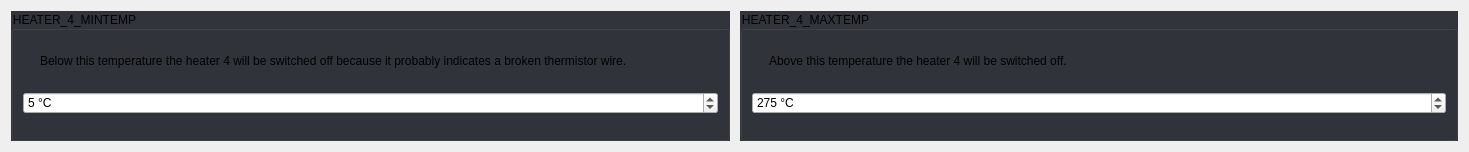
         <widget class="QWidget" name="scrollAreaWidgetContents_19">
          <property name="geometry">
           <rect>
            <x>0</x>
            <y>0</y>
            <width>1469</width>
            <height>152</height>
           </rect>
          </property>
          <property name="styleSheet">
           <string notr="true">#scrollAreaWidgetContents_19 {
	background: rgb(34, 35, 40);
}</string>
          </property>
          <layout class="QGridLayout" name="gridLayout_90">
           <property name="spacing">
            <number>10</number>
           </property>
           <item row="0" column="0">
            <widget class="QGroupBox" name="groupBox_27">
             <property name="focusPolicy">
              <enum>Qt::StrongFocus</enum>
             </property>
             <property name="styleSheet">
              <string notr="true">QGroupBox:!disabled {
	background: rgb(50, 52, 59);
}</string>
             </property>
             <property name="title">
              <string>HEATER_4_MINTEMP</string>
             </property>
             <layout class="QGridLayout" name="gridLayout_99">
              <property name="spacing">
               <number>10</number>
              </property>
              <item row="0" column="0">
               <widget class="QLabel" name="label_88">
                <property name="sizePolicy">
                 <sizepolicy hsizetype="Fixed" vsizetype="Fixed">
                  <horstretch>0</horstretch>
                  <verstretch>0</verstretch>
                 </sizepolicy>
                </property>
                <property name="text">
                 <string/>
                </property>
                <property name="pixmap">
                 <pixmap resource="../resources/resources.qrc">:/info_FILL0_wght100_GRAD0_opsz20.svg</pixmap>
                </property>
               </widget>
              </item>
              <item row="0" column="1">
               <widget class="QLabel" name="label_89">
                <property name="text">
                 <string>Below this temperature the heater 4 will be switched off because it probably indicates a broken thermistor wire.</string>
                </property>
                <property name="wordWrap">
                 <bool>true</bool>
                </property>
               </widget>
              </item>
              <item row="1" column="0" colspan="2">
               <widget class="QSpinBox" name="uHeater4MintempSpinBox">
                <property name="suffix">
                 <string> °C</string>
                </property>
                <property name="maximum">
                 <number>100</number>
                </property>
                <property name="stepType">
                 <enum>QAbstractSpinBox::AdaptiveDecimalStepType</enum>
                </property>
                <property name="value">
                 <number>5</number>
                </property>
               </widget>
              </item>
             </layout>
            </widget>
           </item>
           <item row="0" column="1">
            <widget class="QGroupBox" name="groupBox_37">
             <property name="focusPolicy">
              <enum>Qt::StrongFocus</enum>
             </property>
             <property name="styleSheet">
              <string notr="true">QGroupBox:!disabled {
	background: rgb(50, 52, 59);
}</string>
             </property>
             <property name="title">
              <string>HEATER_4_MAXTEMP</string>
             </property>
             <layout class="QGridLayout" name="gridLayout_118">
              <property name="spacing">
               <number>10</number>
              </property>
              <item row="0" column="0">
               <widget class="QLabel" name="label_109">
                <property name="sizePolicy">
                 <sizepolicy hsizetype="Fixed" vsizetype="Fixed">
                  <horstretch>0</horstretch>
                  <verstretch>0</verstretch>
                 </sizepolicy>
                </property>
                <property name="text">
                 <string/>
                </property>
                <property name="pixmap">
                 <pixmap resource="../resources/resources.qrc">:/info_FILL0_wght100_GRAD0_opsz20.svg</pixmap>
                </property>
               </widget>
              </item>
              <item row="0" column="1">
               <widget class="QLabel" name="label_110">
                <property name="text">
                 <string>Above this temperature the heater 4 will be switched off.</string>
                </property>
                <property name="wordWrap">
                 <bool>true</bool>
                </property>
               </widget>
              </item>
              <item row="1" column="0" colspan="2">
               <widget class="QSpinBox" name="uHeater4MaxtempSpinBox">
                <property name="suffix">
                 <string> °C</string>
                </property>
                <property name="maximum">
                 <number>500</number>
                </property>
                <property name="stepType">
                 <enum>QAbstractSpinBox::AdaptiveDecimalStepType</enum>
                </property>
                <property name="value">
                 <number>275</number>
                </property>
               </widget>
              </item>
             </layout>
            </widget>
           </item>
          </layout>
         </widget>
